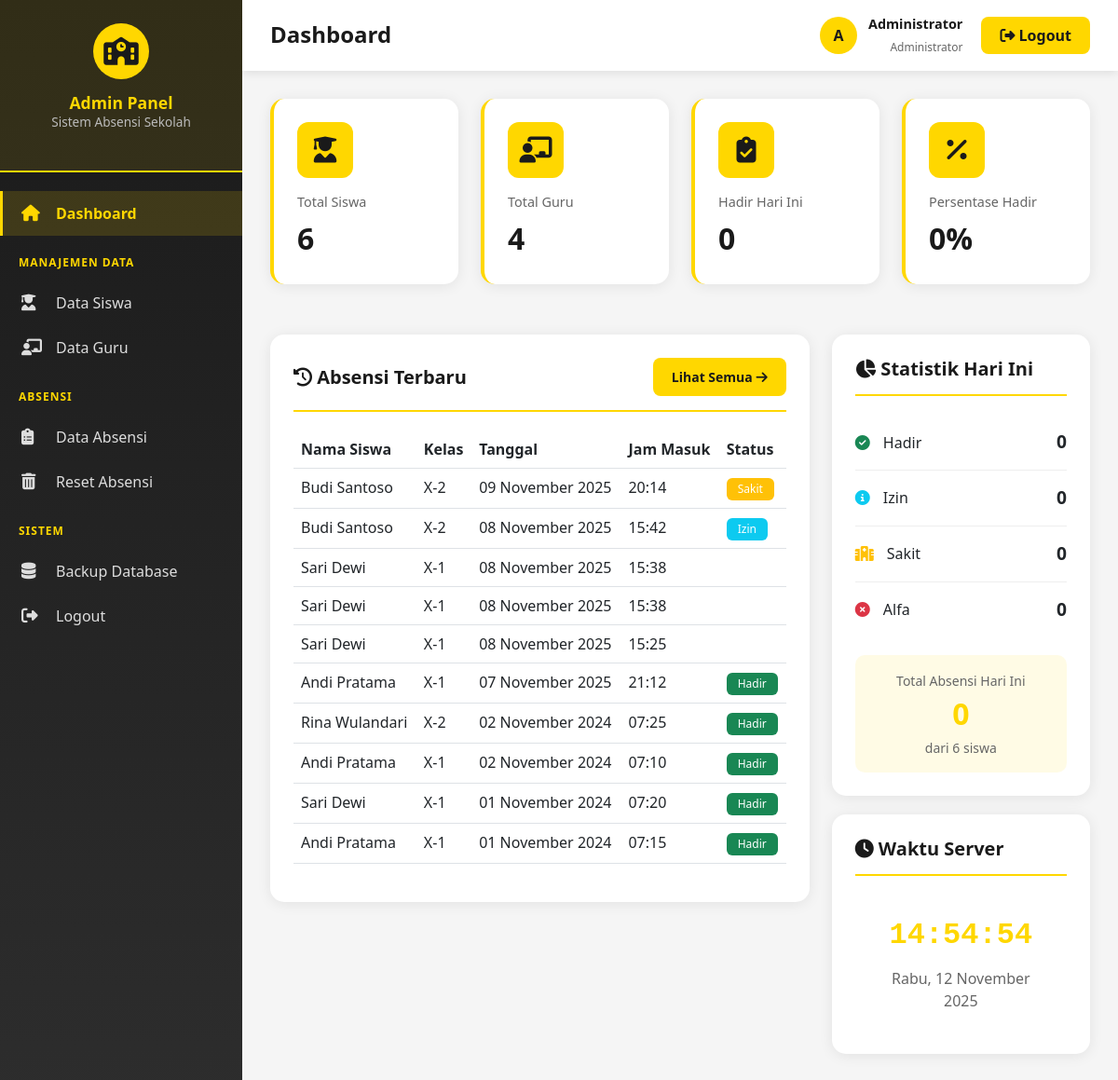
/admin/dashboard.php (signed in), run on an earlier commit of the app's database.
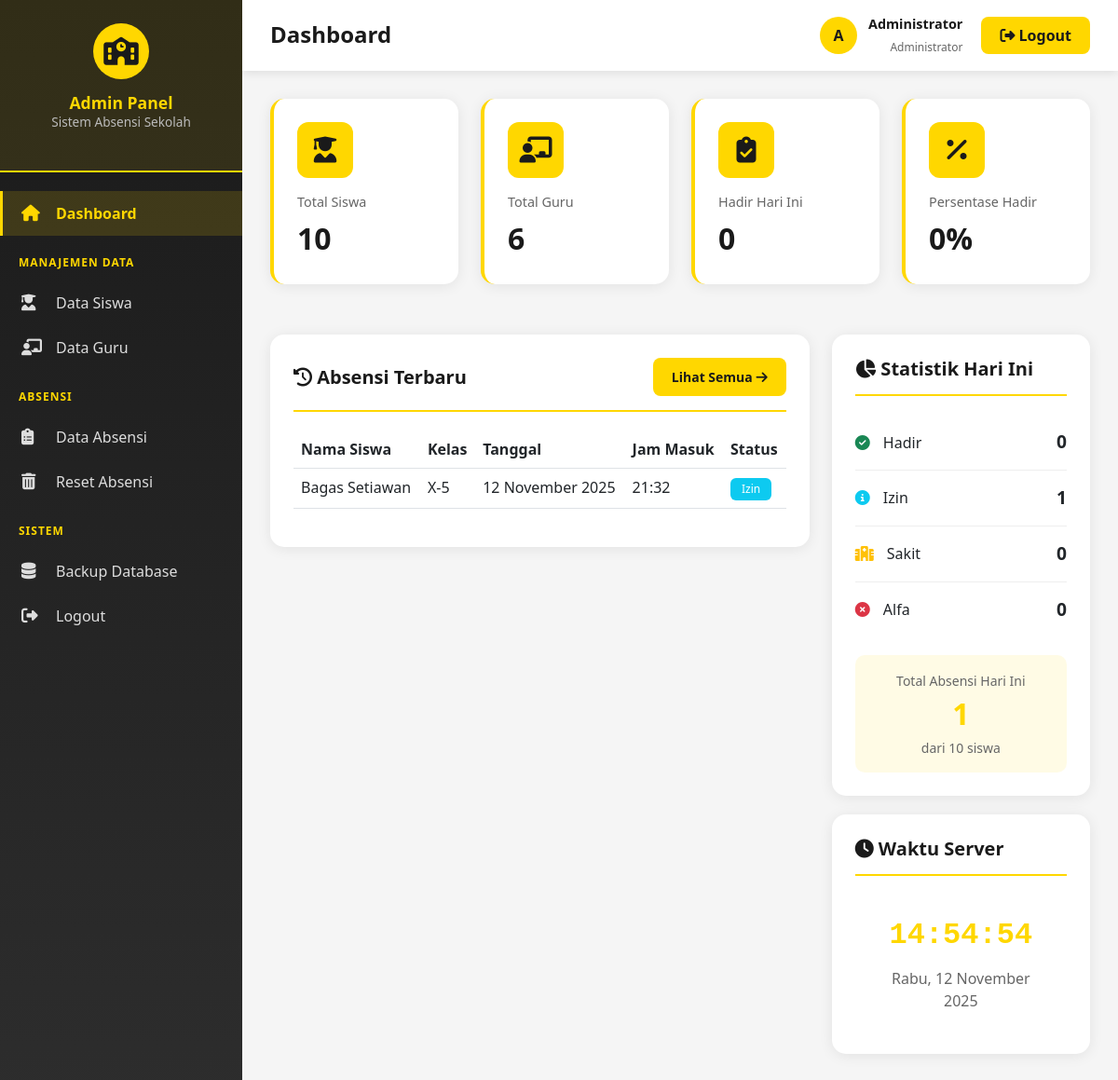
And on a later commit of the database.
### tables this page shows
CREATE TABLE `absensi_lengkap` (
  `id_absensi` int(11) NOT NULL,
  `id_siswa` int(11) NOT NULL,
  `tanggal` date NOT NULL,
  `jam_masuk` time DEFAULT NULL,
  `jam_pulang` time DEFAULT NULL,
  `foto_masuk` varchar(255) DEFAULT NULL,
  `foto_pulang` varchar(255) DEFAULT NULL,
  `lokasi` varchar(100) DEFAULT NULL,
  `keterangan` text DEFAULT NULL,
  `status` enum('Hadir','Izin','Sakit','Alfa') DEFAULT 'Hadir'
);

CREATE TABLE `siswa` (
  `id_siswa` int(11) NOT NULL,
  `nama_siswa` varchar(100) NOT NULL,
  `nis` varchar(20) NOT NULL,
  `kelas` varchar(20) NOT NULL,
  `jurusan` varchar(50) DEFAULT NULL,
  `username` varchar(50) NOT NULL,
  `password` varchar(255) NOT NULL,
  `jenis_kelamin` enum('L','P') NOT NULL,
  `tempat_lahir` varchar(50) DEFAULT NULL,
  `tanggal_lahir` date DEFAULT NULL,
  `alamat` text DEFAULT NULL,
  `no_telp` varchar(15) DEFAULT NULL,
  `email` varchar(50) DEFAULT NULL,
  `nama_wali` varchar(100) DEFAULT NULL,
  `no_telp_wali` varchar(15) DEFAULT NULL,
  `foto_profil` varchar(255) DEFAULT 'default.jpg'
);

### config.php (called while the page is built, shortened)
<?php
function formatTanggal($tanggal) {
    $bulan = array(
        1 => 'Januari', 'Februari', 'Maret', 'April', 'Mei', 'Juni',
        'Juli', 'Agustus', 'September', 'Oktober', 'November', 'Desember'
    );
    $split = explode('-', $tanggal);
    return $split[2] . ' ' . $bulan[(int)$split[1]] . ' ' . $split[0];
}
?>

### admin/dashboard.php (the view, shortened to what the changed rows need)
<?php
require_once 'includes/header.php';
$total_siswa = $conn->query("SELECT COUNT(*) as total FROM siswa")->fetch_assoc()['total'];
$total_guru = $conn->query("SELECT COUNT(*) as total FROM guru")->fetch_assoc()['total'];
$today = date('Y-m-d');
$absensi_today = $conn->query("SELECT COUNT(*) as total FROM absensi_lengkap WHERE tanggal = '$today'")->fetch_assoc()['total'];
$izin_today = $conn->query("SELECT COUNT(*) as total FROM absensi_lengkap WHERE tanggal = '$today' AND status = 'Izin'")->fetch_assoc()['total'];
$latest_absensi = $conn->query("
    SELECT a.*, s.nama_siswa, s.kelas
    FROM absensi_lengkap a
    JOIN siswa s ON a.id_siswa = s.id_siswa
    ORDER BY a.tanggal DESC, a.jam_masuk DESC
    LIMIT 10
");
?>
<div class="row g-4 mb-4">
    <div class="col-md-3">
        <div class="stat-card">
            <div class="stat-icon">
                <i class="fas fa-user-graduate"></i>
            </div>
            <div class="stat-label">Total Siswa</div>
            <div class="stat-value"><?php echo $total_siswa; ?></div>
        </div>
    </div>
    <div class="col-md-3">
        <div class="stat-card">
            <div class="stat-icon">
                <i class="fas fa-chalkboard-teacher"></i>
            </div>
            <div class="stat-label">Total Guru</div>
            <div class="stat-value"><?php echo $total_guru; ?></div>
        </div>
    </div>
</div>
<div class="row g-4 mb-4">
    <div class="col-md-8">
        <div class="table-card">
            <div class="table-responsive">
                <table class="table table-hover">
                    <thead>
                        <tr>
                            <th>Nama Siswa</th>
                            <th>Kelas</th>
                            <th>Tanggal</th>
                            <th>Jam Masuk</th>
                            <th>Status</th>
                        </tr>
                    </thead>
                    <tbody>
                        <?php if ($latest_absensi->num_rows > 0): ?>
                            <?php while($row = $latest_absensi->fetch_assoc()): ?>
                                <tr>
                                    <td><?php echo $row['nama_siswa']; ?></td>
                                    <td><?php echo $row['kelas']; ?></td>
                                    <td><?php echo formatTanggal($row['tanggal']); ?></td>
                                    <td><?php echo $row['jam_masuk'] ? date('H:i', strtotime($row['jam_masuk'])) : '-'; ?></td>
                                    <td>
                                        <?php
                                        $badge_class = '';
                                        switch($row['status']) {
                                            case 'Hadir': $badge_class = 'bg-success'; break;
                                            case 'Izin': $badge_class = 'bg-info'; break;
                                            case 'Sakit': $badge_class = 'bg-warning'; break;
                                        }
                                        ?>
                                        <span class="badge <?php echo $badge_class; ?>">
                                            <?php echo $row['status']; ?>
                                        </span>
                                    </td>
                                </tr>
                            <?php endwhile; ?>
                        <?php else: ?>
                            <tr>
                                <td colspan="5" class="text-center">Belum ada data absensi</td>
                            </tr>
                        <?php endif; ?>
                    </tbody>
                </table>
            </div>
        </div>
    </div>
    <div class="col-md-4">
        <div class="table-card">
            <div class="stat-list">
                <div class="stat-item" style="padding: 15px 0; border-bottom: 1px solid #eee;">
                    <div style="display: flex; justify-content: space-between; align-items: center;">
                        <div>
                            <i class="fas fa-info-circle text-info"></i>
                            <span style="margin-left: 10px; font-weight: 500;">Izin</span>
                        </div>
                        <span style="font-weight: bold; font-size: 1.2rem;"><?php echo $izin_today; ?></span>
                    </div>
                </div>
            </div>
            <div style="margin-top: 20px; padding: 15px; background: rgba(255, 215, 0, 0.1); border-radius: 10px;">
                <div style="text-align: center;">
                    <small style="color: #666;">Total Absensi Hari Ini</small>
                    <div style="font-size: 2rem; font-weight: bold; color: var(--primary-yellow);">
                        <?php echo $absensi_today; ?>
                    </div>
                    <small style="color: #666;">dari <?php echo $total_siswa; ?> siswa</small>
                </div>
            </div>
        </div>
    </div>
</div>
<?php require_once 'includes/footer.php'; ?>

What changed in the data, as far as the page shows it:
removed absensi_lengkap: id_siswa.nama_siswa "Budi Santoso", id_siswa.kelas "X-2", tanggal "09 November 2025", jam_masuk "20:14", status "Sakit"
removed absensi_lengkap: id_siswa.nama_siswa "Budi Santoso", id_siswa.kelas "X-2", tanggal "08 November 2025", jam_masuk "15:42", status "Izin"
removed absensi_lengkap: id_siswa.nama_siswa "Sari Dewi", id_siswa.kelas "X-1", tanggal "08 November 2025", jam_masuk "15:38"
removed absensi_lengkap: id_siswa.nama_siswa "Sari Dewi", id_siswa.kelas "X-1", tanggal "08 November 2025", jam_masuk "15:38"
removed absensi_lengkap: id_siswa.nama_siswa "Sari Dewi", id_siswa.kelas "X-1", tanggal "08 November 2025", jam_masuk "15:25"
removed absensi_lengkap: id_siswa.nama_siswa "Andi Pratama", id_siswa.kelas "X-1", tanggal "07 November 2025", jam_masuk "21:12", status "Hadir"
removed absensi_lengkap: id_siswa.nama_siswa "Rina Wulandari", id_siswa.kelas "X-2", tanggal "02 November 2024", jam_masuk "07:25", status "Hadir"
removed absensi_lengkap: id_siswa.nama_siswa "Andi Pratama", id_siswa.kelas "X-1", tanggal "02 November 2024", jam_masuk "07:10", status "Hadir"
removed absensi_lengkap: id_siswa.nama_siswa "Sari Dewi", id_siswa.kelas "X-1", tanggal "01 November 2024", jam_masuk "07:20", status "Hadir"
removed absensi_lengkap: id_siswa.nama_siswa "Andi Pratama", id_siswa.kelas "X-1", tanggal "01 November 2024", jam_masuk "07:15", status "Hadir"
added absensi_lengkap: id_siswa.nama_siswa "Bagas Setiawan", id_siswa.kelas "X-5", tanggal "12 November 2025", jam_masuk "21:32", status "Izin"
Also different on the page:
$total_siswa: "6" → "10"
$total_guru: "4" → "6"
$izin_today: "0" → "1"
$absensi_today: "0" → "1"
